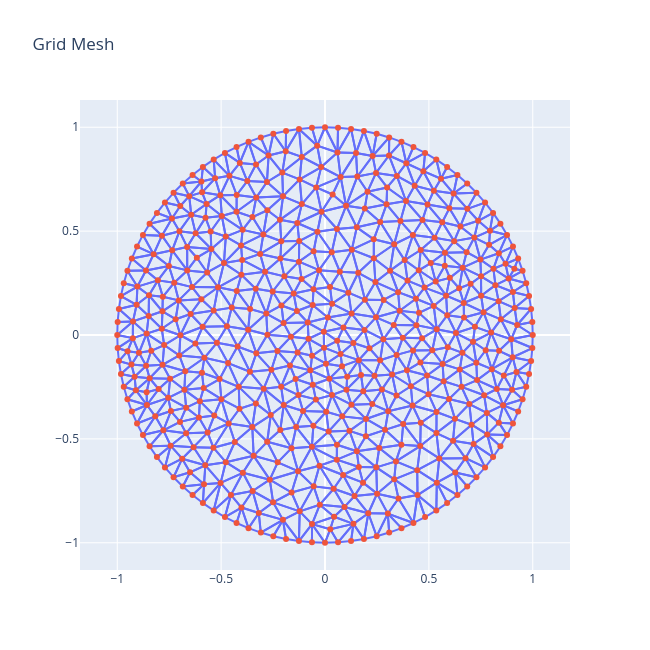

Notebook code cell kept with this figure:
### Code cell
import plotly.graph_objects as go

def plot_mesh_plotly(data):
    points = data["points"]
    faces = data["faces"]

    xs = [p[0] for p in points]
    ys = [p[1] for p in points]

    # build edges from faces
    edge_x = []
    edge_y = []

    for f in faces:
        for (a, b) in [(0,1), (1,2), (2,0)]:
            x0, y0 = points[f[a]]
            x1, y1 = points[f[b]]
            edge_x += [x0, x1, None]
            edge_y += [y0, y1, None]

    fig = go.Figure()

    # edges
    fig.add_trace(go.Scatter(
        x=edge_x, y=edge_y,
        mode="lines",
        line=dict(width=2),
        hoverinfo="none"
    ))

    # points
    fig.add_trace(go.Scatter(
        x=xs, y=ys,
        mode="markers",
        marker=dict(size=6),
        hoverinfo="text",
        text=[str(i) for i in range(len(points))]
    ))

    fig.update_layout(
        title="Grid Mesh",
        width=650,
        height=650,
        xaxis=dict(scaleanchor="y"),
        yaxis=dict(),
        showlegend=False
    )

    fig.show()

# example
# data = grid(6,20)
plot_mesh_plotly(data)

### Figure 1 — Plotly figure (JSON) as saved in the notebook; plotly's stock layout.template omitted (floating-point values rounded to 4 significant figures; data arrays with more than 128 entries replaced by an {"elided": "..."} marker saying what was removed)
{"data": [{"hoverinfo": "none", "line": {"width": 2}, "mode": "lines", "type": "scatter", "x": {"elided": "8082 float values"}, "y": {"elided": "8082 float values"}}, {"hoverinfo": "text", "marker": {"size": 6}, "mode": "markers", "text": {"elided": "500 str values"}, "type": "scatter", "x": {"elided": "500 float values"}, "y": {"elided": "500 float values"}}], "layout": {"height": 650, "showlegend": false, "title": {"text": "Grid Mesh"}, "width": 650, "xaxis": {"scaleanchor": "y"}}}
